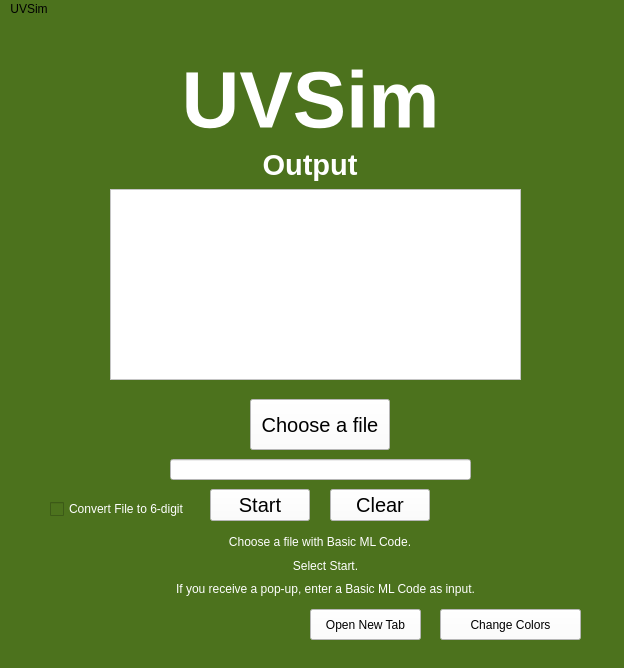
<?xml version="1.0" encoding="UTF-8"?>
<ui version="4.0">
 <class>MainWindow</class>
 <widget class="QMainWindow" name="MainWindow">
  <property name="geometry">
   <rect>
    <x>0</x>
    <y>0</y>
    <width>624</width>
    <height>668</height>
   </rect>
  </property>
  <property name="palette">
   <palette>
    <active>
     <colorrole role="Button">
      <brush brushstyle="SolidPattern">
       <color alpha="255">
        <red>76</red>
        <green>114</green>
        <blue>29</blue>
       </color>
      </brush>
     </colorrole>
     <colorrole role="Base">
      <brush brushstyle="SolidPattern">
       <color alpha="255">
        <red>76</red>
        <green>114</green>
        <blue>29</blue>
       </color>
      </brush>
     </colorrole>
     <colorrole role="Window">
      <brush brushstyle="SolidPattern">
       <color alpha="255">
        <red>76</red>
        <green>114</green>
        <blue>29</blue>
       </color>
      </brush>
     </colorrole>
    </active>
    <inactive>
     <colorrole role="Button">
      <brush brushstyle="SolidPattern">
       <color alpha="255">
        <red>76</red>
        <green>114</green>
        <blue>29</blue>
       </color>
      </brush>
     </colorrole>
     <colorrole role="Base">
      <brush brushstyle="SolidPattern">
       <color alpha="255">
        <red>76</red>
        <green>114</green>
        <blue>29</blue>
       </color>
      </brush>
     </colorrole>
     <colorrole role="Window">
      <brush brushstyle="SolidPattern">
       <color alpha="255">
        <red>76</red>
        <green>114</green>
        <blue>29</blue>
       </color>
      </brush>
     </colorrole>
    </inactive>
    <disabled>
     <colorrole role="Button">
      <brush brushstyle="SolidPattern">
       <color alpha="255">
        <red>76</red>
        <green>114</green>
        <blue>29</blue>
       </color>
      </brush>
     </colorrole>
     <colorrole role="Base">
      <brush brushstyle="SolidPattern">
       <color alpha="255">
        <red>76</red>
        <green>114</green>
        <blue>29</blue>
       </color>
      </brush>
     </colorrole>
     <colorrole role="Window">
      <brush brushstyle="SolidPattern">
       <color alpha="255">
        <red>76</red>
        <green>114</green>
        <blue>29</blue>
       </color>
      </brush>
     </colorrole>
    </disabled>
   </palette>
  </property>
  <property name="windowTitle">
   <string>MainWindow</string>
  </property>
  <property name="styleSheet">
   <string notr="true">background-color: rgb(76, 114, 29);</string>
  </property>
  <widget class="QWidget" name="centralwidget">
   <widget class="QLabel" name="Title">
    <property name="geometry">
     <rect>
      <x>160</x>
      <y>40</y>
      <width>301</width>
      <height>81</height>
     </rect>
    </property>
    <property name="font">
     <font>
      <pointsize>60</pointsize>
      <bold>true</bold>
     </font>
    </property>
    <property name="styleSheet">
     <string notr="true">color: rgb(255, 255, 255);</string>
    </property>
    <property name="text">
     <string>UVSim</string>
    </property>
    <property name="alignment">
     <set>Qt::AlignCenter</set>
    </property>
   </widget>
   <widget class="QLabel" name="Desc1">
    <property name="geometry">
     <rect>
      <x>220</x>
      <y>510</y>
      <width>200</width>
      <height>25</height>
     </rect>
    </property>
    <property name="styleSheet">
     <string notr="true">color: rgb(255, 255, 255);</string>
    </property>
    <property name="text">
     <string>Choose a file with Basic ML Code.</string>
    </property>
    <property name="alignment">
     <set>Qt::AlignCenter</set>
    </property>
   </widget>
   <widget class="QLabel" name="Desc2">
    <property name="geometry">
     <rect>
      <x>170</x>
      <y>560</y>
      <width>311</width>
      <height>20</height>
     </rect>
    </property>
    <property name="styleSheet">
     <string notr="true">color: rgb(255, 255, 255);</string>
    </property>
    <property name="text">
     <string>If you receive a pop-up, enter a Basic ML Code as input.</string>
    </property>
    <property name="alignment">
     <set>Qt::AlignCenter</set>
    </property>
   </widget>
   <widget class="QPushButton" name="Clear">
    <property name="geometry">
     <rect>
      <x>330</x>
      <y>470</y>
      <width>100</width>
      <height>32</height>
     </rect>
    </property>
    <property name="palette">
     <palette>
      <active>
       <colorrole role="Button">
        <brush brushstyle="SolidPattern">
         <color alpha="255">
          <red>255</red>
          <green>255</green>
          <blue>255</blue>
         </color>
        </brush>
       </colorrole>
       <colorrole role="ButtonText">
        <brush brushstyle="SolidPattern">
         <color alpha="255">
          <red>0</red>
          <green>0</green>
          <blue>0</blue>
         </color>
        </brush>
       </colorrole>
       <colorrole role="Base">
        <brush brushstyle="SolidPattern">
         <color alpha="255">
          <red>255</red>
          <green>255</green>
          <blue>255</blue>
         </color>
        </brush>
       </colorrole>
       <colorrole role="Window">
        <brush brushstyle="SolidPattern">
         <color alpha="255">
          <red>255</red>
          <green>255</green>
          <blue>255</blue>
         </color>
        </brush>
       </colorrole>
      </active>
      <inactive>
       <colorrole role="Button">
        <brush brushstyle="SolidPattern">
         <color alpha="255">
          <red>255</red>
          <green>255</green>
          <blue>255</blue>
         </color>
        </brush>
       </colorrole>
       <colorrole role="ButtonText">
        <brush brushstyle="SolidPattern">
         <color alpha="255">
          <red>0</red>
          <green>0</green>
          <blue>0</blue>
         </color>
        </brush>
       </colorrole>
       <colorrole role="Base">
        <brush brushstyle="SolidPattern">
         <color alpha="255">
          <red>255</red>
          <green>255</green>
          <blue>255</blue>
         </color>
        </brush>
       </colorrole>
       <colorrole role="Window">
        <brush brushstyle="SolidPattern">
         <color alpha="255">
          <red>255</red>
          <green>255</green>
          <blue>255</blue>
         </color>
        </brush>
       </colorrole>
      </inactive>
      <disabled>
       <colorrole role="Button">
        <brush brushstyle="SolidPattern">
         <color alpha="255">
          <red>255</red>
          <green>255</green>
          <blue>255</blue>
         </color>
        </brush>
       </colorrole>
       <colorrole role="Base">
        <brush brushstyle="SolidPattern">
         <color alpha="255">
          <red>255</red>
          <green>255</green>
          <blue>255</blue>
         </color>
        </brush>
       </colorrole>
       <colorrole role="Window">
        <brush brushstyle="SolidPattern">
         <color alpha="255">
          <red>255</red>
          <green>255</green>
          <blue>255</blue>
         </color>
        </brush>
       </colorrole>
      </disabled>
     </palette>
    </property>
    <property name="font">
     <font>
      <pointsize>15</pointsize>
     </font>
    </property>
    <property name="styleSheet">
     <string notr="true">background-color: rgb(255, 255, 255);</string>
    </property>
    <property name="text">
     <string>Clear</string>
    </property>
   </widget>
   <widget class="QPushButton" name="Start">
    <property name="geometry">
     <rect>
      <x>210</x>
      <y>470</y>
      <width>100</width>
      <height>32</height>
     </rect>
    </property>
    <property name="palette">
     <palette>
      <active>
       <colorrole role="Button">
        <brush brushstyle="SolidPattern">
         <color alpha="255">
          <red>255</red>
          <green>255</green>
          <blue>255</blue>
         </color>
        </brush>
       </colorrole>
       <colorrole role="ButtonText">
        <brush brushstyle="SolidPattern">
         <color alpha="255">
          <red>0</red>
          <green>0</green>
          <blue>0</blue>
         </color>
        </brush>
       </colorrole>
       <colorrole role="Base">
        <brush brushstyle="SolidPattern">
         <color alpha="255">
          <red>255</red>
          <green>255</green>
          <blue>255</blue>
         </color>
        </brush>
       </colorrole>
       <colorrole role="Window">
        <brush brushstyle="SolidPattern">
         <color alpha="255">
          <red>255</red>
          <green>255</green>
          <blue>255</blue>
         </color>
        </brush>
       </colorrole>
      </active>
      <inactive>
       <colorrole role="Button">
        <brush brushstyle="SolidPattern">
         <color alpha="255">
          <red>255</red>
          <green>255</green>
          <blue>255</blue>
         </color>
        </brush>
       </colorrole>
       <colorrole role="ButtonText">
        <brush brushstyle="SolidPattern">
         <color alpha="255">
          <red>0</red>
          <green>0</green>
          <blue>0</blue>
         </color>
        </brush>
       </colorrole>
       <colorrole role="Base">
        <brush brushstyle="SolidPattern">
         <color alpha="255">
          <red>255</red>
          <green>255</green>
          <blue>255</blue>
         </color>
        </brush>
       </colorrole>
       <colorrole role="Window">
        <brush brushstyle="SolidPattern">
         <color alpha="255">
          <red>255</red>
          <green>255</green>
          <blue>255</blue>
         </color>
        </brush>
       </colorrole>
      </inactive>
      <disabled>
       <colorrole role="Button">
        <brush brushstyle="SolidPattern">
         <color alpha="255">
          <red>255</red>
          <green>255</green>
          <blue>255</blue>
         </color>
        </brush>
       </colorrole>
       <colorrole role="Base">
        <brush brushstyle="SolidPattern">
         <color alpha="255">
          <red>255</red>
          <green>255</green>
          <blue>255</blue>
         </color>
        </brush>
       </colorrole>
       <colorrole role="Window">
        <brush brushstyle="SolidPattern">
         <color alpha="255">
          <red>255</red>
          <green>255</green>
          <blue>255</blue>
         </color>
        </brush>
       </colorrole>
      </disabled>
     </palette>
    </property>
    <property name="font">
     <font>
      <pointsize>15</pointsize>
     </font>
    </property>
    <property name="styleSheet">
     <string notr="true">background-color: rgb(255, 255, 255);</string>
    </property>
    <property name="text">
     <string>Start</string>
    </property>
   </widget>
   <widget class="QLabel" name="Output">
    <property name="geometry">
     <rect>
      <x>180</x>
      <y>120</y>
      <width>260</width>
      <height>51</height>
     </rect>
    </property>
    <property name="font">
     <font>
      <pointsize>22</pointsize>
      <bold>true</bold>
     </font>
    </property>
    <property name="styleSheet">
     <string notr="true">color: rgb(255, 255, 255);</string>
    </property>
    <property name="text">
     <string>Output</string>
    </property>
    <property name="alignment">
     <set>Qt::AlignCenter</set>
    </property>
   </widget>
   <widget class="QPushButton" name="ChooseFile">
    <property name="geometry">
     <rect>
      <x>250</x>
      <y>380</y>
      <width>140</width>
      <height>51</height>
     </rect>
    </property>
    <property name="palette">
     <palette>
      <active>
       <colorrole role="Button">
        <brush brushstyle="SolidPattern">
         <color alpha="255">
          <red>255</red>
          <green>255</green>
          <blue>255</blue>
         </color>
        </brush>
       </colorrole>
       <colorrole role="ButtonText">
        <brush brushstyle="SolidPattern">
         <color alpha="255">
          <red>0</red>
          <green>0</green>
          <blue>0</blue>
         </color>
        </brush>
       </colorrole>
       <colorrole role="Base">
        <brush brushstyle="SolidPattern">
         <color alpha="255">
          <red>255</red>
          <green>255</green>
          <blue>255</blue>
         </color>
        </brush>
       </colorrole>
       <colorrole role="Window">
        <brush brushstyle="SolidPattern">
         <color alpha="255">
          <red>255</red>
          <green>255</green>
          <blue>255</blue>
         </color>
        </brush>
       </colorrole>
      </active>
      <inactive>
       <colorrole role="Button">
        <brush brushstyle="SolidPattern">
         <color alpha="255">
          <red>255</red>
          <green>255</green>
          <blue>255</blue>
         </color>
        </brush>
       </colorrole>
       <colorrole role="ButtonText">
        <brush brushstyle="SolidPattern">
         <color alpha="255">
          <red>0</red>
          <green>0</green>
          <blue>0</blue>
         </color>
        </brush>
       </colorrole>
       <colorrole role="Base">
        <brush brushstyle="SolidPattern">
         <color alpha="255">
          <red>255</red>
          <green>255</green>
          <blue>255</blue>
         </color>
        </brush>
       </colorrole>
       <colorrole role="Window">
        <brush brushstyle="SolidPattern">
         <color alpha="255">
          <red>255</red>
          <green>255</green>
          <blue>255</blue>
         </color>
        </brush>
       </colorrole>
      </inactive>
      <disabled>
       <colorrole role="Button">
        <brush brushstyle="SolidPattern">
         <color alpha="255">
          <red>255</red>
          <green>255</green>
          <blue>255</blue>
         </color>
        </brush>
       </colorrole>
       <colorrole role="Base">
        <brush brushstyle="SolidPattern">
         <color alpha="255">
          <red>255</red>
          <green>255</green>
          <blue>255</blue>
         </color>
        </brush>
       </colorrole>
       <colorrole role="Window">
        <brush brushstyle="SolidPattern">
         <color alpha="255">
          <red>255</red>
          <green>255</green>
          <blue>255</blue>
         </color>
        </brush>
       </colorrole>
      </disabled>
     </palette>
    </property>
    <property name="font">
     <font>
      <pointsize>15</pointsize>
     </font>
    </property>
    <property name="styleSheet">
     <string notr="true">background-color: rgb(255, 255, 255);</string>
    </property>
    <property name="text">
     <string>Choose a file</string>
    </property>
   </widget>
   <widget class="QLineEdit" name="FilePath">
    <property name="geometry">
     <rect>
      <x>170</x>
      <y>440</y>
      <width>301</width>
      <height>21</height>
     </rect>
    </property>
    <property name="font">
     <font>
      <pointsize>11</pointsize>
     </font>
    </property>
    <property name="styleSheet">
     <string notr="true">background-color: rgb(255, 255, 255);</string>
    </property>
    <property name="readOnly">
     <bool>true</bool>
    </property>
   </widget>
   <widget class="QTextEdit" name="OutputText">
    <property name="geometry">
     <rect>
      <x>110</x>
      <y>170</y>
      <width>411</width>
      <height>191</height>
     </rect>
    </property>
    <property name="autoFillBackground">
     <bool>false</bool>
    </property>
    <property name="styleSheet">
     <string notr="true">background-color: rgb(255, 255, 255);</string>
    </property>
   </widget>
   <widget class="QPushButton" name="ColorSelect">
    <property name="geometry">
     <rect>
      <x>440</x>
      <y>590</y>
      <width>141</width>
      <height>31</height>
     </rect>
    </property>
    <property name="styleSheet">
     <string notr="true">background-color: rgb(255, 255, 255);</string>
    </property>
    <property name="text">
     <string>Change Colors</string>
    </property>
   </widget>
   <widget class="QLabel" name="label">
    <property name="geometry">
     <rect>
      <x>290</x>
      <y>540</y>
      <width>71</width>
      <height>20</height>
     </rect>
    </property>
    <property name="styleSheet">
     <string notr="true">color: rgb(255, 255, 255);</string>
    </property>
    <property name="text">
     <string>Select Start.</string>
    </property>
    <property name="alignment">
     <set>Qt::AlignHCenter|Qt::AlignTop</set>
    </property>
   </widget>
   <widget class="QPushButton" name="NewTab">
    <property name="geometry">
     <rect>
      <x>310</x>
      <y>590</y>
      <width>111</width>
      <height>31</height>
     </rect>
    </property>
    <property name="styleSheet">
     <string notr="true">background-color: rgb(255, 255, 255);</string>
    </property>
    <property name="text">
     <string>Open New Tab</string>
    </property>
   </widget>
   <widget class="QCheckBox" name="checkBox">
    <property name="geometry">
     <rect>
      <x>50</x>
      <y>480</y>
      <width>141</width>
      <height>20</height>
     </rect>
    </property>
    <property name="styleSheet">
     <string notr="true">color: rgb(255, 255, 255);</string>
    </property>
    <property name="text">
     <string>Convert File to 6-digit</string>
    </property>
   </widget>
  </widget>
  <widget class="QMenuBar" name="menubar">
   <property name="geometry">
    <rect>
     <x>0</x>
     <y>0</y>
     <width>624</width>
     <height>22</height>
    </rect>
   </property>
   <widget class="QMenu" name="menuUVSim">
    <property name="title">
     <string>UVSim</string>
    </property>
   </widget>
   <addaction name="menuUVSim"/>
  </widget>
  <widget class="QStatusBar" name="statusbar"/>
 </widget>
 <resources/>
 <connections/>
</ui>
